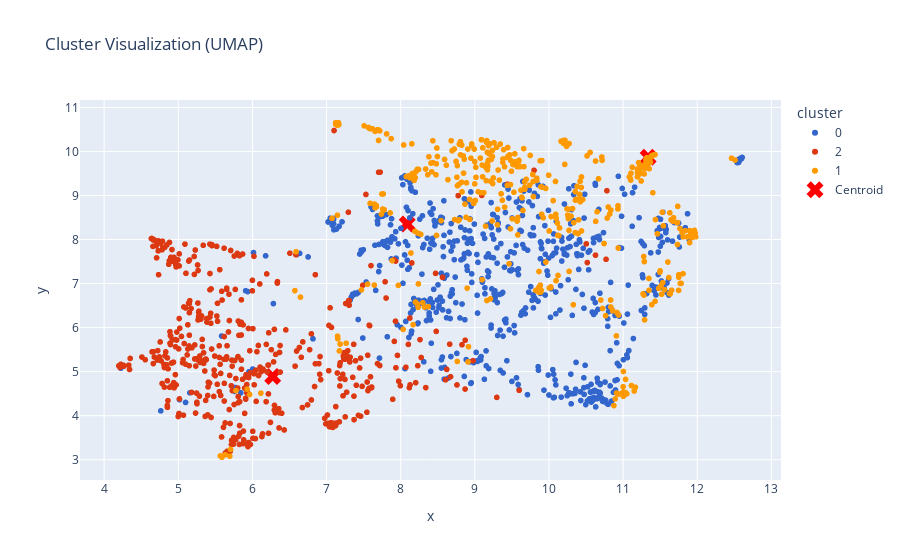

Notebook code for this chart:
### Code cell
# Example usage
if __name__ == "__main__":
    embeddings_file = "C:/Users/leonc/Thesis 2024/Toxic-Symbology/Image Clustering/all_embeddings.pt"
    folder_path = "C:/Users/leonc/Thesis 2024/Toxic-Symbology/complete expansion/combined_images_filtered_renamed"
    destination_folder = "3_clusters"
    n_clusters = 3  # Adjust based on your needs

    # Run the full pipeline
    results = process_and_cluster_embeddings(
        embeddings_file, n_clusters, folder_path, destination_folder, max_images=50, method="umap", max_clusters=3
    )
    
    # Output evaluation results
    print(results)

### Figure 1 — Plotly figure (JSON) as saved in the notebook; plotly's stock layout.template omitted (floating-point values rounded to 4 significant figures; data arrays with more than 128 entries replaced by an {"elided": "..."} marker saying what was removed)
{"data": [{"customdata": {"elided": "625x2 str values"}, "hovertemplate": "cluster=%{customdata[0]}<br>x=%{x}<br>y=%{y}<br>image_id=%{customdata[1]}<extra></extra>", "legendgroup": "0", "marker": {"color": "#3366CC", "symbol": "circle"}, "mode": "markers", "name": "0", "showlegend": true, "type": "scattergl", "x": {"elided": "625 float values"}, "xaxis": "x", "y": {"elided": "625 float values"}, "yaxis": "y"}, {"customdata": {"elided": "474x2 str values"}, "hovertemplate": "cluster=%{customdata[0]}<br>x=%{x}<br>y=%{y}<br>image_id=%{customdata[1]}<extra></extra>", "legendgroup": "2", "marker": {"color": "#DC3912", "symbol": "circle"}, "mode": "markers", "name": "2", "showlegend": true, "type": "scattergl", "x": {"elided": "474 float values"}, "xaxis": "x", "y": {"elided": "474 float values"}, "yaxis": "y"}, {"customdata": {"elided": "430x2 str values"}, "hovertemplate": "cluster=%{customdata[0]}<br>x=%{x}<br>y=%{y}<br>image_id=%{customdata[1]}<extra></extra>", "legendgroup": "1", "marker": {"color": "#FF9900", "symbol": "circle"}, "mode": "markers", "name": "1", "showlegend": true, "type": "scattergl", "x": {"elided": "430 float values"}, "xaxis": "x", "y": {"elided": "430 float values"}, "yaxis": "y"}, {"marker": {"color": "red", "size": 15, "symbol": "x"}, "mode": "markers", "name": "Centroid", "type": "scatter", "x": [8.088, 11.34, 6.274], "y": [8.35, 9.867, 4.892]}], "layout": {"legend": {"title": {"text": "cluster"}, "tracegroupgap": 0}, "showlegend": true, "title": {"text": "Cluster Visualization (UMAP)"}, "xaxis": {"anchor": "y", "domain": [0, 1], "title": {"text": "x"}}, "yaxis": {"anchor": "x", "domain": [0, 1], "title": {"text": "y"}}}}
